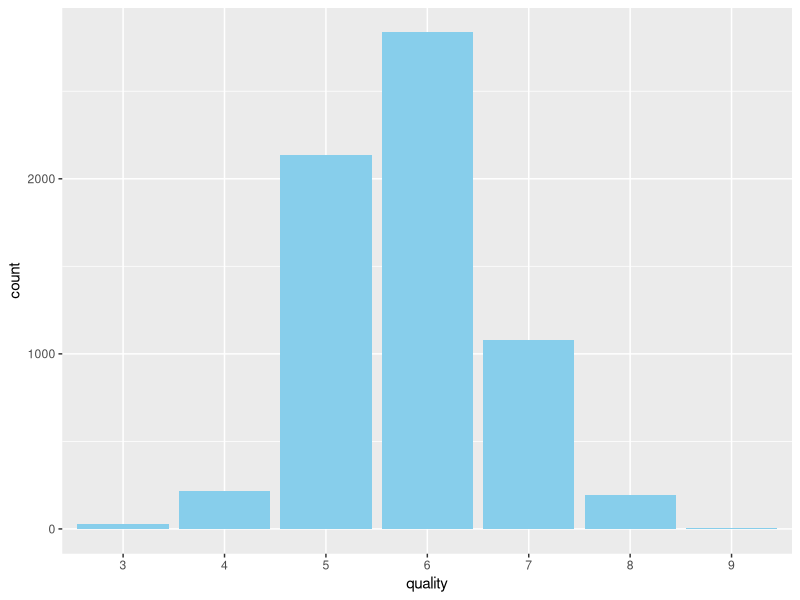
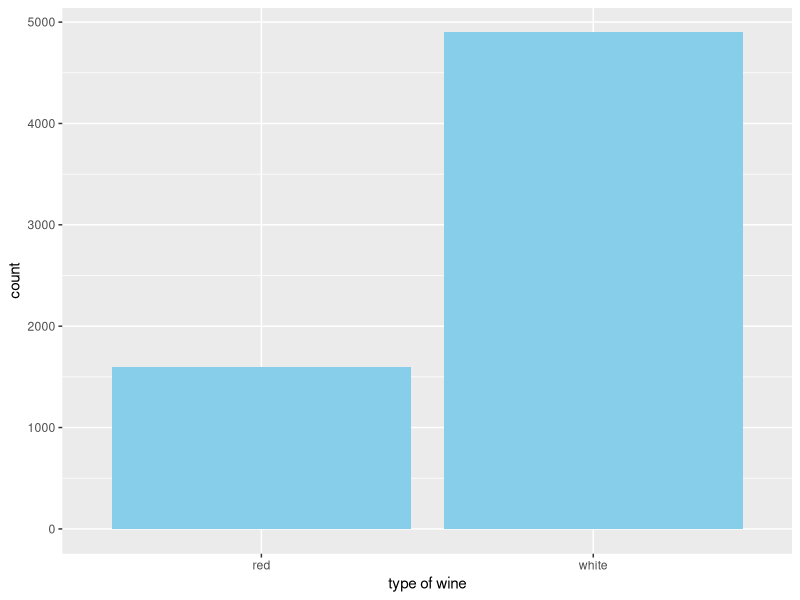
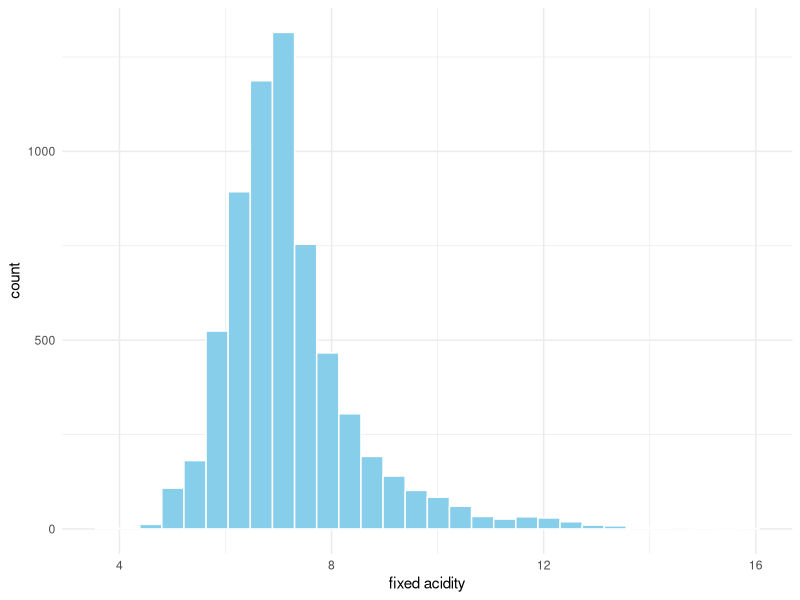
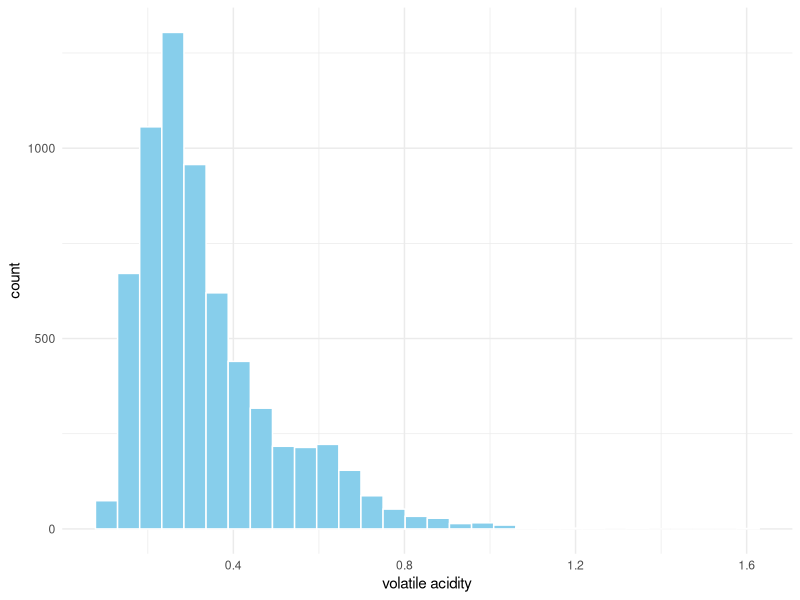
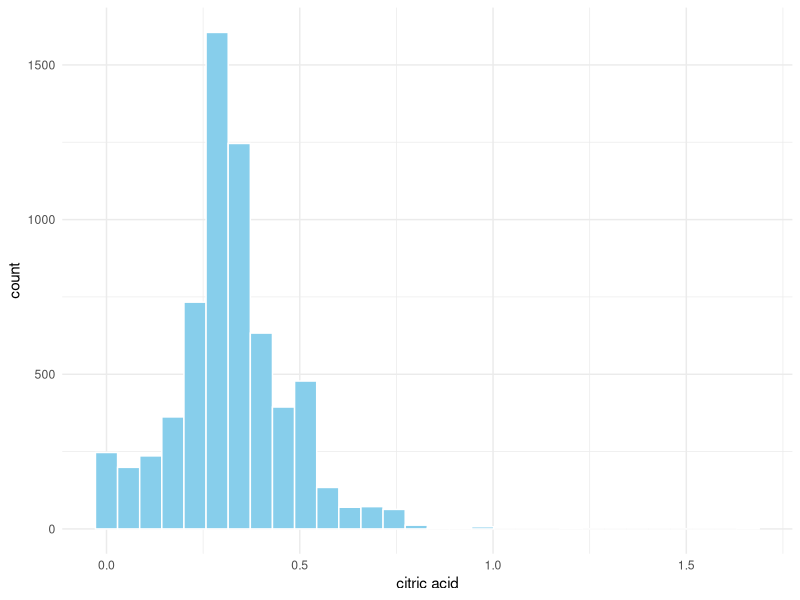
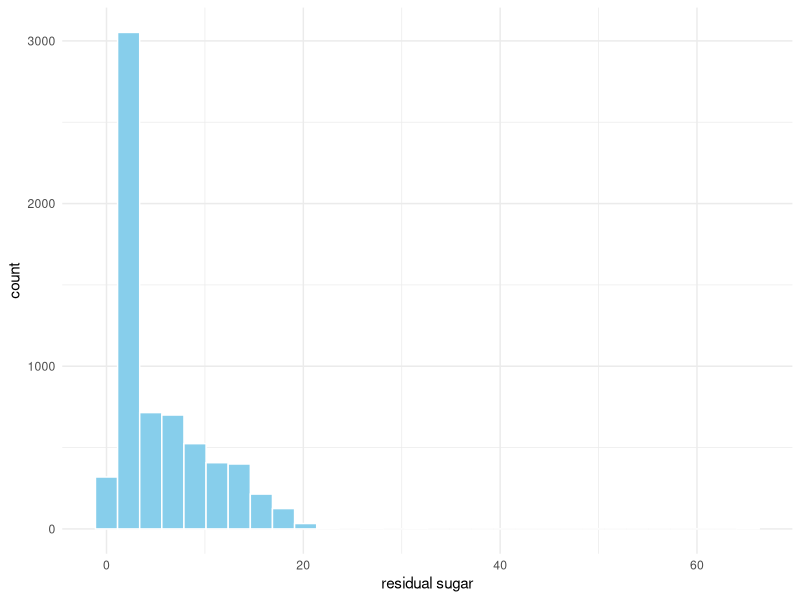
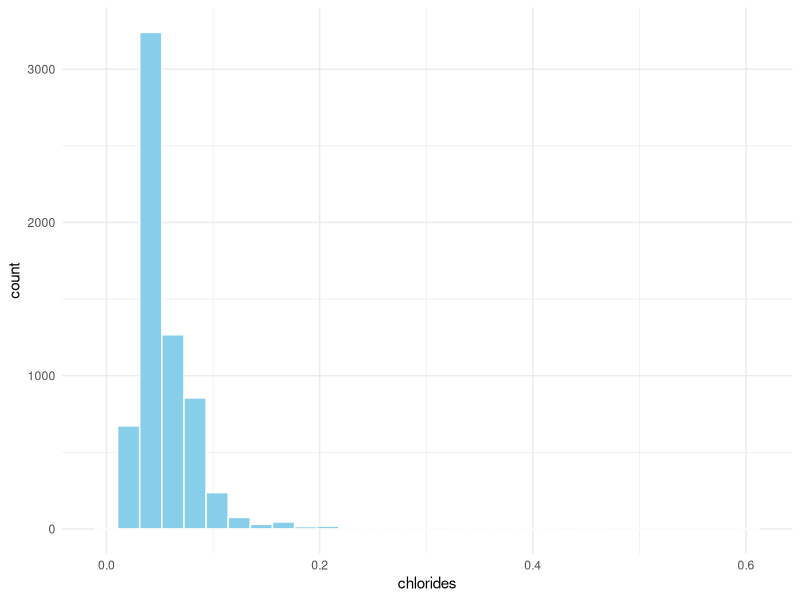
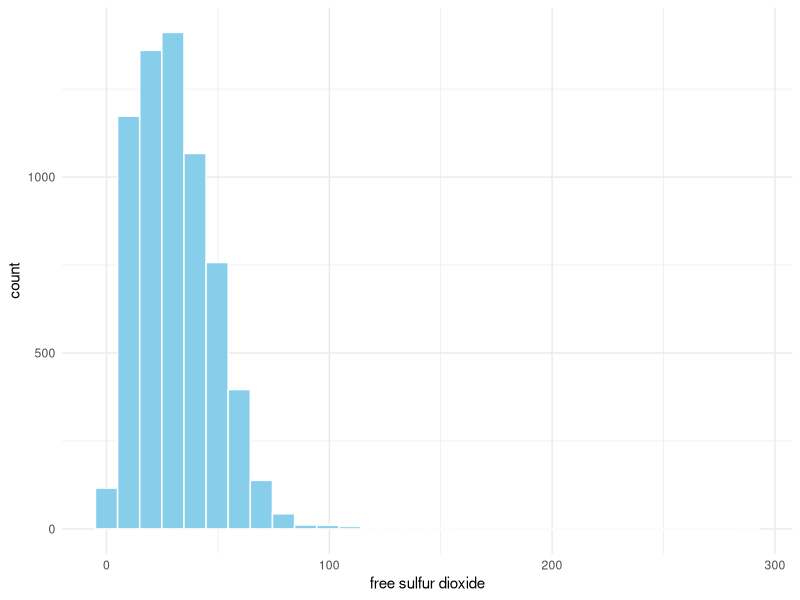

R code for these plots, in order:
## ---- chunk 1
library(ggplot2)
library(reshape2)
library(MASS)
library(nortest)

set.seed(42) 

## ---- chunk 2
wine2 <- read.csv("wine2.csv")
winequant <- read.csv("winequant.csv")
## ---- chunk 3
# Get the frequency table
quality_table <- table(wine2$quality)
type_table <- table(wine2$wine_type)

# View the frequency table
print(quality_table)
print(type_table)


# barplot
wine2$quality <- factor(wine2$quality)
ggplot(wine2, aes(x = quality)) + geom_bar(fill = "skyblue") + 
  labs(x = "quality", y = "count")

wine2$wine_type <- factor(wine2$wine_type)
ggplot(wine2, aes(x = wine_type)) + geom_bar(fill = "skyblue") + 
  labs(x = "type of wine", y = "count")
## ---- chunk 4
summary(wine2[,1:11])
## ---- chunk 5
ggplot(wine2, aes(x = fixed.acidity)) +
  geom_histogram(color = "white", fill = "skyblue") +
  labs(x = "fixed acidity", y = "count") + theme_minimal()

ggplot(wine2, aes(x = volatile.acidity)) +
  geom_histogram(color = "white", fill = "skyblue") +
  labs(x = "volatile acidity", y = "count") + theme_minimal()

ggplot(wine2, aes(x = citric.acid)) +
  geom_histogram(color = "white", fill = "skyblue") +
  labs(x = "citric acid", y = "count") + theme_minimal()

ggplot(wine2, aes(x = residual.sugar)) +
  geom_histogram(color = "white", fill = "skyblue") +
  labs(x = "residual sugar", y = "count") + theme_minimal()

ggplot(wine2, aes(x = chlorides)) +
  geom_histogram(color = "white", fill = "skyblue") +
  labs(x = "chlorides", y = "count") + theme_minimal()

ggplot(wine2, aes(x = free.sulfur.dioxide)) +
  geom_histogram(color = "white", fill = "skyblue") +
  labs(x = "free sulfur dioxide", y = "count") + theme_minimal()

ggplot(wine2, aes(x = total.sulfur.dioxide)) +
  geom_histogram(color = "white", fill = "skyblue") +
  labs(x = "total sulfur dioxide", y = "count") + theme_minimal()

ggplot(wine2, aes(x = density)) +
  geom_histogram(color = "white", fill = "skyblue") +
  labs(x = " ", y = "count") + theme_minimal()

ggplot(wine2, aes(x = density)) +
  geom_histogram(color = "white", fill = "skyblue") +
  labs(x = "density", y = "count") + theme_minimal()

ggplot(wine2, aes(x = pH)) +
  geom_histogram(color = "white", fill = "skyblue") +
  labs(x = "pH", y = "count") + theme_minimal()

ggplot(wine2, aes(x = sulphates)) +
  geom_histogram(color = "white", fill = "skyblue") +
  labs(x = "sulphates", y = "count") + theme_minimal()

ggplot(wine2, aes(x = alcohol)) +
  geom_histogram(color = "white", fill = "skyblue") +
  labs(x = "alcohol", y = "count") + theme_minimal()
## ---- chunk 6
ggplot(wine2, aes(x = fixed.acidity)) + geom_boxplot() +
  labs(title = "Box Plot of fixed acidity", x = "fixed acidity") +
  theme_minimal()

ggplot(wine2, aes(x = volatile.acidity)) + geom_boxplot() +
  labs(title = "Box Plot of volatile.acidity", x = "volatile.acidity") + theme_minimal()

ggplot(wine2, aes(x = citric.acid)) + geom_boxplot() +
  labs(title = "Box Plot of citric.acid", x = "citric.acid") + theme_minimal()

ggplot(wine2, aes(x = residual.sugar)) + geom_boxplot() +
  labs(title = "Box Plot of residual.sugar", x = "residual.sugar") + theme_minimal()

ggplot(wine2, aes(x = chlorides)) + geom_boxplot() +
  labs(title = "Box Plot of chlorides", x = "chlorides") + theme_minimal()

ggplot(wine2, aes(x = free.sulfur.dioxide)) + geom_boxplot() +
  labs(title = "Box Plot of free.sulfur.dioxide", x = "free.sulfur.dioxide") + theme_minimal()

ggplot(wine2, aes(x = total.sulfur.dioxide)) + geom_boxplot() +
  labs(title = "Box Plot of total sulfur dioxide", x = "total.sulfur.dioxide") + theme_minimal()

ggplot(wine2, aes(x = density)) + geom_boxplot() +
  labs(title = "Box Plot of density", x = "density") + theme_minimal()

ggplot(wine2, aes(x = pH)) + geom_boxplot() +
  labs(title = "Box Plot of pH", x = "pH") + theme_minimal()

ggplot(wine2, aes(x = sulphates)) + geom_boxplot() +
  labs(title = "Box Plot of sulphates", x = "sulphates") + theme_minimal()

ggplot(wine2, aes(x = alcohol)) + geom_boxplot() +
  labs(title = "Box Plot of alcohol", x = "alcohol") + theme_minimal()
## ---- chunk 7
subset_winedata <- wine2[, 1:11]
cor_matrix <- cor(subset_winedata)

# Melt the correlation matrix for ggplot2
cor_melted <- melt(cor_matrix)

# Create the heatmap
heatmap <- ggplot(cor_melted, aes(Var1, Var2, fill = value)) +
  geom_tile() + # This creates the heatmap squares
  scale_fill_gradient2(low = "blue", high = "red", mid = "white", 
                       midpoint = 0, limit = c(-1,1), space = "Lab", 
                       name="Correlation") +
  geom_text(aes(label = sprintf("%.2f", value)), color = "black", size = 3) +
  theme_minimal() + # Clean theme
  theme(axis.text.x = element_text(angle = 45, hjust = 1), # Rotate x axis labels
        axis.title.x = element_blank(),
        axis.title.y = element_blank())

# Print the heatmap
print(heatmap)
## ---- chunk 8
test_types <- c("Wilks", "Hotelling-Lawley", "Roy", "Pillai")

response <- c("fixed.acidity", "volatile.acidity", "citric.acid",
              "residual.sugar", "chlorides", "free.sulfur.dioxide", 
              "total.sulfur.dioxide", "density", "pH", "sulphates",
              "alcohol")
## ---- chunk 9
fit <- manova(cbind(fixed.acidity,volatile.acidity,
                    citric.acid, residual.sugar,
                    chlorides, free.sulfur.dioxide,
                    total.sulfur.dioxide, density, pH,
                    sulphates, alcohol) ~ wine_type, data = wine2);

for(test_type in test_types) {
  cat("Summary for test type:", test_type, "\n")
  print(summary(fit, test = test_type))
  cat("\n")
}
## ---- chunk 10
for(var in response) {
  fit <- aov(formula(paste(var, "~ wine_type")), data = wine2)
  cat("Summary when response is", var, "\n")
  print(summary(fit))
}
## ---- chunk 11
# one-way MANOVA
fit <- manova(cbind(fixed.acidity,volatile.acidity,
                    citric.acid, residual.sugar,
                    chlorides, free.sulfur.dioxide,
                    total.sulfur.dioxide, density, pH,
                    sulphates, alcohol) ~ factor(quality), data = wine2)

for(test_type in test_types) {
  cat("Summary for test type:", test_type, "\n")
  print(summary(fit, test = test_type))
  cat("\n")
}

## ---- chunk 12
for(var in response) {
  fit <- aov(formula(paste(var, "~ factor(quality)")), data = wine2)
  cat("Summary when response is", var, "\n")
  print(summary(fit))
}
## ---- chunk 13
# Two-way MANOVA

fit <- manova(cbind(fixed.acidity,volatile.acidity,
                    citric.acid, residual.sugar,
                    chlorides, free.sulfur.dioxide,
                    total.sulfur.dioxide, density, pH,
                    sulphates, alcohol) ~ factor(quality)*wine_type, 
              data =wine2)
summary(fit) 
## ---- chunk 14
# univariate two-way ANOVA
for(var in response) {
  fit <- aov(formula(paste(var, "~ wine_type*factor(quality)")), data = wine2)
  cat("Summary when response is", var, "\n")
  print(summary(fit))
}
## ---- chunk 15
#%%%%%%%%%%%%%%%%%%%%%%%%%%%%%%%%%%%%%%%%%%%%%%%%%%%%%%%%%%%%%%%%%%%%%%%%%%
# PCA

### Using the correlation matrix
pca_result = princomp(winequant, cor = TRUE);
summary(pca_result);
loadings(pca_result);
plot(pca_result,main="Scree Plot",type="lines",col="red")

### Using covariance matrix
pca_result = princomp(winequant);
summary(pca_result);
loadings(pca_result);
plot(pca_result,main="Scree Plot",type="lines",col="blue")

### finding the coef of the first principal component
S <- cov(winequant)
eig_decomp <- eigen(S)
eigenvectors <- eig_decomp$vectors
print(eigenvectors[,1])
## ---- chunk 16
#%%%%%%%%%%%%%%%%%%%%%%%%%%%%%%%%%%%%%%%%%%%%%%%%%%%%%%%%%%%%%%%%%%%%%%%%%
# Factor Analysis : describing, if possible, the cov relationships
# among the features, using a few unobservable, random quantities (factors)

library('psych')

# ML solution of the factor model
fit <- fa(winequant, nfactors = 2, rotate = "none", 
                   fm = "ml", residuals = TRUE)
fit
fit$loadings
residuals(fit)

# principal component solution of the factor model
fit <- principal(winequant, nfactors = 2, rotate = "none", residuals = TRUE)
fit
fit$loadings
residuals(fit)
